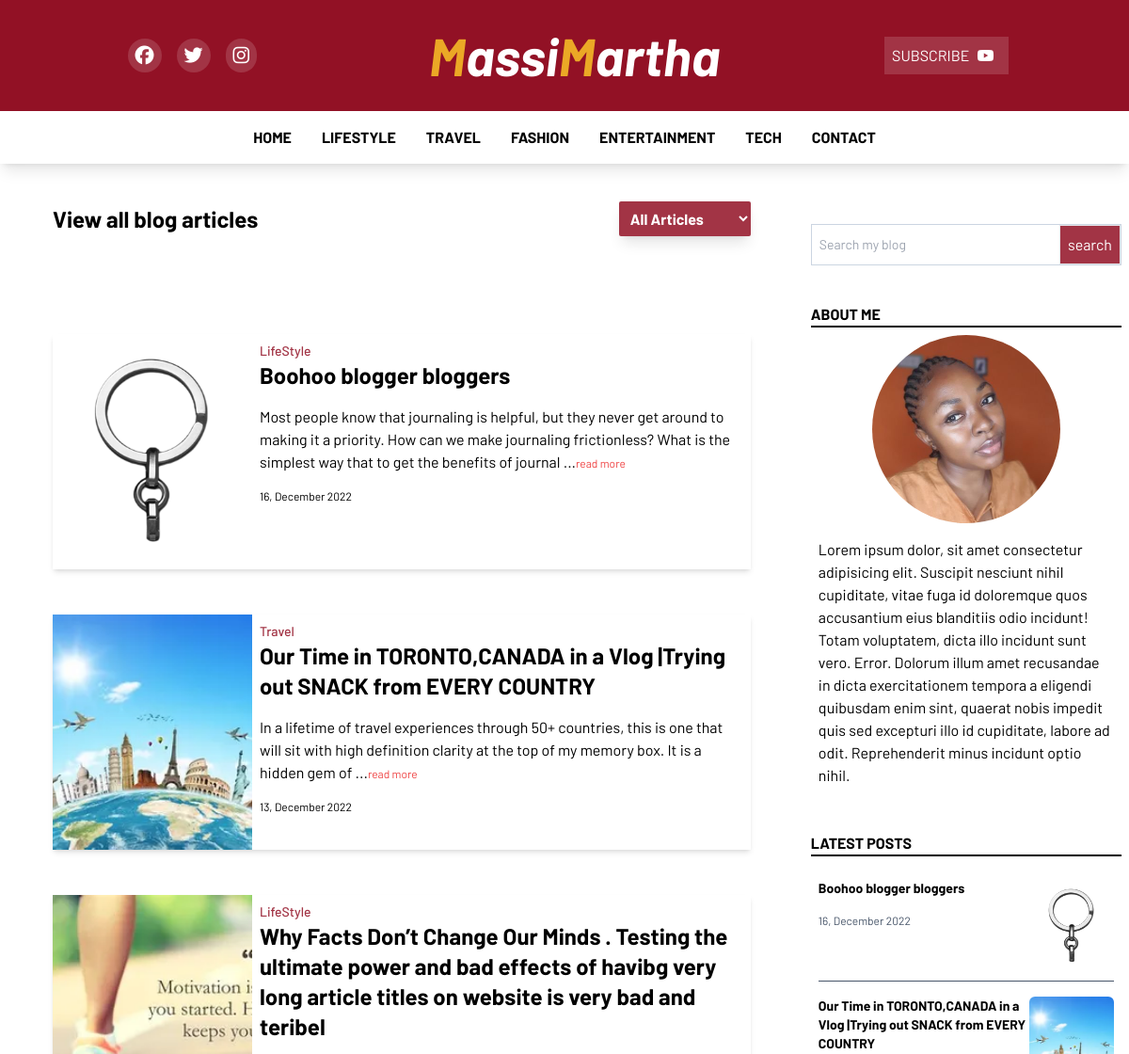
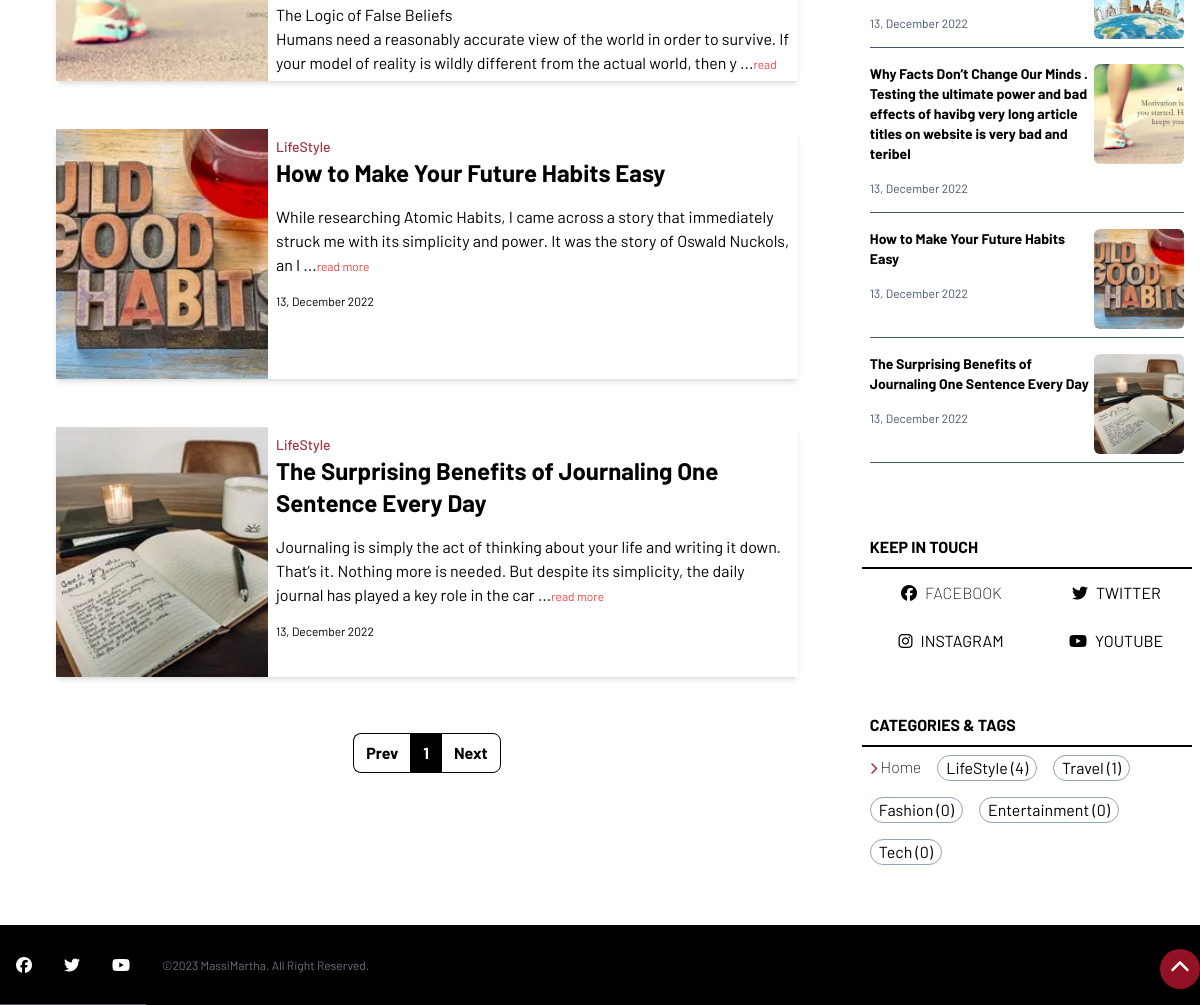
Page /all-articles.php on the committed database (2 pictures, top to bottom).
### tables this page shows
CREATE TABLE `tbl_categories` (
  `id` int(11) NOT NULL,
  `name` text NOT NULL
);

CREATE TABLE `tbl_blog_posts` (
  `id` int(11) NOT NULL,
  `title` text NOT NULL,
  `cat_id` int(11) NOT NULL,
  `post_status` int(11) NOT NULL DEFAULT 1 COMMENT '1 is for publish\r\n0 is for draft',
  `cover_image` text NOT NULL,
  `post_content` text NOT NULL,
  `date` date NOT NULL DEFAULT current_timestamp()
);

CREATE TABLE `tbl_about` (
  `id` int(11) NOT NULL,
  `aboutus` text NOT NULL,
  `fb` text NOT NULL,
  `tw` text NOT NULL,
  `ig` text NOT NULL,
  `yt` text NOT NULL,
  `pp` text NOT NULL
);

### partials/left_content_about.php (the view, shortened to what this page needs)
<div class="main__right__content px-2  lg:my-8 lg:w-[40%] w-full lg:h-screen  lg:pl-2 ">
    <form action="blog-search" method="post" class="w-full flex justify-center items-center px-2 lg:px-0 my-8 ">
     <div class="w-full border border-slate-300 flex justify-center items-center ">
      <input type="search" name="search" placeholder="Search my blog" class="p-2 text-sm w-full   focus:outline-none">
      <input type="submit" value="search" class="bg-[#A23445] p-2 border text-white">
     </div>
    </form>
<div class="about__section my-10">
<div class="about_me w-full border-b-2 border-black">
  <h2 class="uppercase header_h1">about me</h2>
</div>
<div class="me w-full flex justify-center items-center flex-col p-2">
  <div class="img_box w-[200px] h-[200px] overflow-hidden rounded-[50%]">
    <img src="images/<?php echo $pp; ?>" alt="Massi Martha" class="object-cover w-full h-full">
  </div>
  <div data-aos="fade-up" data-aos-duration="1000" class="content f mt-4 ">
  <?php echo $abt; ?>
  </div>
</div>
</div>
<div class="about__section my-10">
  <div class="about_me w-full border-b-2 border-black mb-4">
    <h2 class="uppercase header_h1">latest posts</h2>
  </div>
  <div class="w-full lg:flex justify-center items-center flex-col p-2">
  <?php
$get_cats = $db->query("SELECT * FROM tbl_blog_posts order by id DESC limit 0,5");
while($row = $get_cats->fetch_assoc()) {
   $lp_id = $row['id'];
   $lp_title = $row['title'];
   $lp_cim= $row['cover_image'];
   $lp_date= date("d, F Y ", strtotime($row['date']));
    ?>
    <div data-aos="fade-up" data-aos-duration="1000" class="wrapper w-full flex justify-between max-h-[150px] overflow-hidden border-b border-slate-600 mb-4">
      <div class="data-s w-full">
       <a href="blog_article?<?php echo md5($lp_id); ?>&post_key=<?php echo $lp_id; ?>" title="<?php echo $lp_title ?>" class="hover:text-[#A23445] transition-all ease-in">
         <h3 class="text-sm font-bold"><?php echo $lp_title; ?></h3>
       </a>
        <p class="capitalize text-xs text-slate-600 my-4"><?php echo $lp_date; ?></p>
      </div>
      <div class="img w-2/5 h-[100px] overflow-hidden rounded-md mb-2">
       <a href="blog_article?<?php echo md5($lp_id); ?>&post_key=<?php echo $lp_id; ?>" title="<?php echo $lp_title; ?>">
        <img src="images/<?php echo $lp_cim; ?>" alt="<?php echo $lp_title; ?>" class="w-full h-full object-cover">
       </a>
      </div>
    </div>
    <?php } ?>
  </div>
  </div>
<div class="about__section mt-10 bg-black text-white lg:text-black lg:bg-white">
  <div class="about_me w-full border-b-2 border-black">
    <h3 class="uppercase p-2 header_h1">keep in touch</h3>
  </div>
  <div data-aos="fade-up" data-aos-duration="1000" class="flex justify-around items-center flex-wrap">
    <a href="<?php echo $fb; ?>"class="m-2 font-extralight uppercase"><i class="hover:text-[#A23445]  transition-all  ease-linear m-2 fa-brands fa-facebook"></i>facebook</a>
   <a href="<?php echo $tw; ?>" class="m-2 uppercase"><i class="hover:text-[#A23445] transition-all ease-linear m-2 fa-brands fa-twitter"></i>twitter</a>
   <a href="<?php echo $ig; ?>" class="m-2 uppercase"><i class="hover:text-[#A23445] transition-all ease-linear m-2 fa-brands fa-instagram"></i>instagram</a>
   <a href="<?php echo $yt; ?>" class="m-2 uppercase"><i class="hover:text-[#A23445] transition-all ease-linear m-2 fa-brands fa-youtube"></i>youtube</a>
   </div>
  </div>
<div class="about__section  lg:mt-10 mb-2 lg:my-10 bg-black text-white lg:text-black lg:bg-white ">
  <div class="about_me w-full border-b-2 border-black">
    <h2 class="uppercase p-2 header_h1">categories & Tags</h2>
  </div>
  <div class="flex flex-wrap">
    <a href="index" class="m-2 font-extralight capitalize hover:text-[#A23445] transition-all ease-in"><i class="fa-solid text-xs fa-chevron-right text-[#A23445]"></i> Home</a>
  <?php
$get_cats = $db->query("SELECT * FROM tbl_categories order by id ASC");
while($row = $get_cats->fetch_assoc()) {
   $c_id = $row['id'];
   $c_name = $row['name'];
    ?>
<a href="all-articles?<?php echo $c_name.''.md5($c_name); ?>&cat=<?php echo $c_id; ?>" class="m-2 border border-slate-400 capitalize rounded-full  bg-[#A23445] lg:bg-white  px-2 hover:bg-[#A23445] hover:text-white hover:border-white transition-all ease-in"><?php echo $c_name; ?> <span>(<?php
    $sql1 = "SELECT * FROM tbl_blog_posts WHERE cat_id=$c_id";
                        $res1 = mysqli_query($conn, $sql1);
                        $count1 = mysqli_num_rows($res1);
                        echo $count1;
                    ?>)</span></a>
<?php } ?>
   </div>
  </div>
  </div>

### partials/header.php (shortened to what this page needs)
<!DOCTYPE html>
<html lang="en">
<head>
    <link rel="stylesheet" href="css/output.css">
    <link rel="stylesheet" href="css/main.css">
   <link href="https://unpkg.com/aos@2.3.1/dist/aos.css" rel="stylesheet">
</head>
<body>
    <div class="hidden lg:flex logo w-full  justify-around py-6 px-10 text-white bg-[#921125] items-center">
    <div class="flex justify-around items-center">
      <?php
      $results = $db->query("SELECT * FROM tbl_about");
      if($row = $results->fetch_assoc()) {
      $fb = $row['fb'];
      $tw=$row['tw'];
      $yt=$row['yt'];
      $ig=$row['ig'];
      }
          ?>
            <a href="<?php echo $fb; ?>"class="mx-2 rounded-full flex items-center p-2 bg-[#A23445] "><i class=" text-xl transition-all ease-linear fa-brands fa-facebook"></i></a>
           <a href="<?php echo $tw; ?>" class="mx-2 p-2 rounded-full flex items-center bg-[#A23445] "><i class=" text-xl transition-all ease-linear fa-brands fa-twitter"></i></a>
           <a href="<?php echo $ig; ?>" class="mx-2 p-2 rounded-full flex items-center bg-[#A23445] "><i class=" text-xl transition-all ease-linear fa-brands fa-instagram"></i></a>
           </div>
       <a href="index" class="text-[3.5rem]">
       <h1 class="header_h1 font-extrabold leading-tight italic "><span class="text-[#EBA826]">M</span>assi<span class="text-[#EBA826]">M</span>artha</h1>
       </a>
       <div title="subscribe to our youtube" class="flex items-center p-2 cursor-pointer bg-[#A23445]">
        <p>SUBSCRIBE  </p>
        <a href="<?php echo $yt; ?>" class="mx-2"><i class="hover:text-[#A23445] transition-all ease-linear fa-brands fa-youtube" title="subscribe to our youtube"></i></a>
       </div>
      </div>
<?php
$results = $db->query("SELECT * FROM tbl_about");
if($row = $results->fetch_assoc()) {
$abt=$row['aboutus'];
$fb = $row['fb'];
$tw=$row['tw'];
$yt=$row['yt'];
$ig=$row['ig'];
$pp=$row['pp'];
}
    ?>
        <div class="large__screen shadow-lg sticky top-0 z-50 hidden bg-white lg:flex justify-between items-center">
          <ul class="w-full h-full flex justify-center items-center">
<li class="p-4 h-full transition-all ease-in-out hover:text-[#A23445]"><a href="index" class=" uppercase">home</a></li>
<?php
$get_cats = $db->query("SELECT * FROM tbl_categories order by id ASC limit 0,5");
while($row = $get_cats->fetch_assoc()) {
   $c_id = $row['id'];
   $c_name = $row['name'];
    ?>
<li class="p-4 h-full transition-all ease-in-out hover:text-[#A23445]"><a href="all-articles?<?php echo $c_name.''.md5($c_name); ?>&cat_key=<?php echo $c_id; ?>" class="uppercase"><?php echo $c_name; ?></a></li>
<?php } ?>
<li class="p-4 h-full transition-all ease-in-out  hover:text-[#A23445]"><a href="" class=" uppercase">contact</a></li>
          </ul>
        </div>

### all-articles.php (shortened to what this page needs)
<?php
include 'config/config.inc.php';
include 'partials/header.php';
if (isset($_GET['page_no']) && $_GET['page_no']!="") {
	$page_no = $_GET['page_no'];
	} else {
		$page_no = 1;
        }
	$total_records_per_page = 15;
    $offset = ($page_no-1) * $total_records_per_page;
?>
<main id="hero-top" class="lg:flex">
  <div class="main__left__content w-full">
<div class="opyml-wrapper my-8 p-2">
  <div class="my-header flex justify-between items-center px-2 lg:px-12">
    <h3 class=" text-xl lg:text-2xl  header_h1">View all blog articles</h3>
    <form  method="post">
    <select name='cat' onchange="reload(this.form)" class="bg-[#A23445] text-white rounded-sm focus:border-red-500 p-2 font-bold transition-all ease-out shadow-lg focus:outline-none">
        <option value="Default sorting">All Articles</option>
    </select>
</form>
  </div>
<div class="owrapper my-8">
  <div class="w-full lg:flex justify-center items-center flex-col p-2 lg:p-12">
  <?php
  if(isset($_GET['cat']) && strlen($_GET['cat'])<2){
    $type_cat=$_GET['cat'];
    $result_count = mysqli_query($conn,"SELECT COUNT(*) As total_records FROM `tbl_blog_posts` WHERE cat_id=$type_cat");
    $total_records = mysqli_fetch_array($result_count);
    $total_records = $total_records['total_records'];
    $total_no_of_pages = ceil($total_records / $total_records_per_page);
    $second_last = $total_no_of_pages - 1;
$sql = "SELECT * FROM tbl_blog_posts WHERE cat_id=$type_cat order by id DESC LIMIT $offset, $total_records_per_page";
$res = mysqli_query($conn, $sql);
$count = mysqli_num_rows($res);
if($count>0){
  while($row=mysqli_fetch_assoc($res)) {
$op_id=$row['id'];
$op_title = $row['title'];
$op_cat= $row['cat_id'];
$op_cim= $row['cover_image'];
$op_content= $row['post_content'];
$op_date= date("d, F Y ", strtotime($row['date']));
  ?>
    <?php
  include 'partials/other_post_template.php';
  ?>
<?php
}
?>
<?php
    include 'page_counter.php';
  ?>
<?php
}else{
  ?>
<div class="text-center font-bold">
  <p>No Articles for availbale for this category, try another!</p>
</div>
  <?php
} } else{
$sql = "SELECT * FROM tbl_blog_posts order by id DESC LIMIT $offset, $total_records_per_page";
$res = mysqli_query($conn, $sql);
$count = mysqli_num_rows($res);
if($count>0){
  while($row=mysqli_fetch_assoc($res)) {
$op_id=$row['id'];
$op_title = $row['title'];
$op_cat= $row['cat_id'];
$op_cim= $row['cover_image'];
$op_content= $row['post_content'];
$op_date= date("d, F Y ", strtotime($row['date']));
  ?>
    <?php
  include 'partials/other_post_template.php';
  ?>
<?php
}
?>
<?php
  include 'page_counter.php';
  ?>
<?php
}else{
?>
<div>
  <p>No Articles for availbale for this category, try another!</p>
</div>
  <?php
} }
    ?>
  </div>
</div>
</div>
  </div>
  <?php
  include 'partials/left_content_about.php';
  ?>
</main>
<?php
  include 'partials/footer.php';
  ?>
</body>
</html>

### partials/other_post_template.php
<div data-aos="fade-up" data-aos-duration="1000" class="wrapper w-full flex justify-between items-center flex-row-reverse  lg:h-[250px] overflow-hidden my-6 shadow-md">
     <div class="flex w-full h-full justify-start items-center ">
     <div class=" w-full h-full p-2">
        <p class="capitalize text-[#A23445] text-sm font-medium"><?php
$get_cat = $db->query("SELECT * FROM tbl_categories WHERE id=$op_cat ");
while($row = $get_cat->fetch_assoc()) {
   echo $row['name'];
} ?></p>
       <a href="blog_article?<?php echo md5($op_id); ?>&post_key=<?php echo $op_id; ?>" title="<?php echo $op_title ?>" class="hover:text-[#A23445] transition-all ease-in">
         <h2 class="header_h1 lg:text-2xl " title="<?php echo $op_title ?>"><?php echo $op_title ?></h2>
         <p class="synopsis text-xs lg:text-xl p-2">
  <?php echo substr($op_content,0,200).''.'  ...<span class="text-xs text-red-500">read more</span>'; ?>
</p>
       </a>
        <p class="capitalize text-xs  my-4"><?php echo $op_date ?></p>
      </div>
     </div>
      <div class=" w-1/2 lg:w-2/5 h-full overflow-hidden ">
       <a href="blog_article?cat_key=<?php echo $op_id; ?>" title="<?php echo $op_title; ?>">
        <img src="images/<?php echo $op_cim; ?>" alt="<?php echo $op_title; ?>" class="w-full h-full object-cover">
       </a>
      </div>
    </div>

### css/main.css (style rules this page uses)
* { margin: 0; padding: 0; box-sizing: border-box; }
body { font-family: 'Barlow', sans-serif; font-weight: 400; }
.header_h1 { font-weight: 700; }
li a { font-weight: 700; }

### rows in the picture
tbl_categories: name "LIFESTYLE", name "LifeStyle", count1 "4"
tbl_categories: name "TRAVEL", name "Travel", count1 "1"
tbl_categories: name "FASHION", name "Fashion", count1 "0"
tbl_categories: name "ENTERTAINMENT", name "Entertainment", count1 "0"
tbl_categories: name "TECH", name "Tech", count1 "0"
tbl_blog_posts: title "Boohoo blogger bloggers", post_content "Most people know that journaling is helpful, but they never get around to making it a priority. How can we make journaling frictionless? What is the simplest way that to get the benefits of journal", date "16, December 2022", cover_image (picture)
tbl_blog_posts: title "Our Time in TORONTO,CANADA in a Vlog |Trying out SNACK from EVERY COUNTRY", post_content "In a lifetime of travel experiences through 50+ countries, this is one that will sit with high definition clarity at the top of my memory box. It is a hidden gem of", date "13, December 2022", cover_image (picture)
tbl_blog_posts: title "Why Facts Don’t Change Our Minds . Testing the ultimate power and bad effects of havibg very long article titles on website is very bad and teribel", post_content "The Logic of False Beliefs Humans need a reasonably accurate view of the world in order to survive. If your model of reality is wildly different from the actual world, then y", cover_image (picture), date "13, December 2022"
tbl_blog_posts: title "How to Make Your Future Habits Easy", post_content "While researching Atomic Habits , I came across a story that immediately struck me with its simplicity and power. It was the story of Oswald Nuckols, an I", date "13, December 2022", cover_image (picture)
tbl_blog_posts: title "The Surprising Benefits of Journaling One Sentence Every Day", post_content "Journaling is simply the act of thinking about your life and writing it down. That’s it. Nothing more is needed. But despite its simplicity, the daily journal has played a key role in the car", date "13, December 2022", cover_image (picture)
tbl_about: pp (picture), aboutus "Lorem ipsum dolor, sit amet consectetur adipisicing elit. Suscipit nesciunt nihil cupiditate, vitae fuga id doloremque quos accusantium eius blanditiis odio incidunt! Totam voluptatem, dicta illo incidunt sunt vero. Error. Dolorum illum amet recusandae in dicta exercitationem tempora a eligendi quibusdam enim sint, quaerat nobis impedit quis sed excepturi illo id cupiditate, labore ad odit. Reprehenderit minus incidunt optio nihil."
